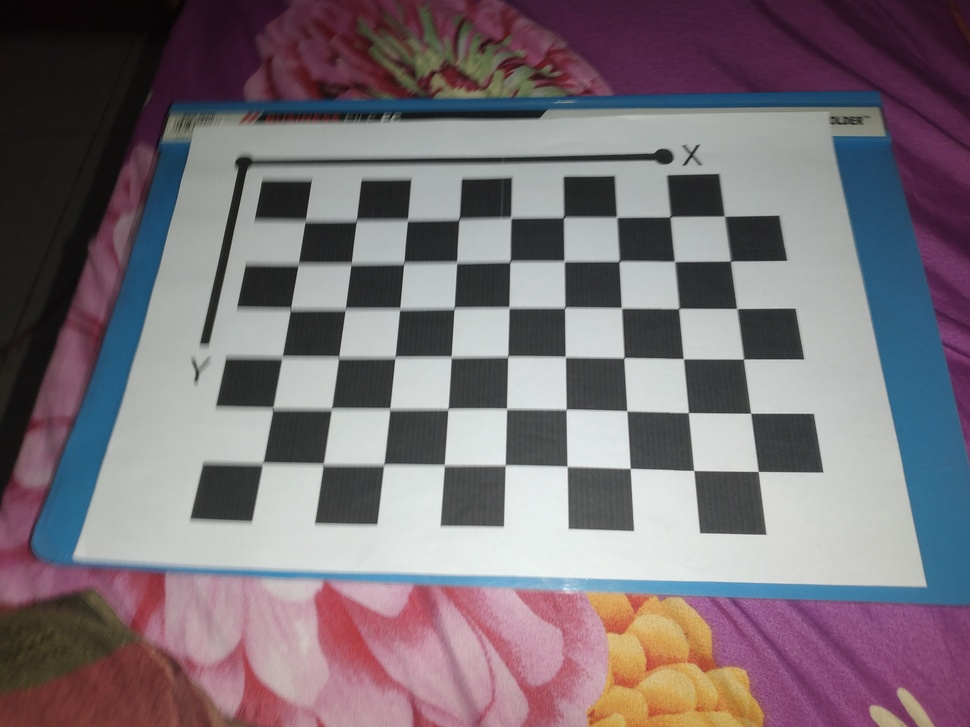
//> input picture camera_calib/gambar camera calib/20201201_212211.jpg, 970 x 727 px, shrunk from 4160 x 3120 before the run; its folder holds only this picture in this run
$ ./calib   (built with g++ and OpenCV 4)
//> lines starting //> are read from the running program, lines starting //| are printed output that depends on the picture; after the words box and inside, x2 and y2 are one past the last pixel; in counts of white or black regions, pixels touching at a corner belong together
#include <opencv2/opencv.hpp>
#include <opencv2/calib3d/calib3d.hpp>
#include <opencv2/highgui/highgui.hpp>
#include <opencv2/imgproc/imgproc.hpp>
#include <stdio.h>
#include <iostream>
// Defining the dimensions of checkerboard

int CHECKERBOARD[2]{6,9};

int main()
{
  // Creating vector to store vectors of 3D points for each checkerboard image
  std::vector<std::vector<cv::Point3f> > objpoints;
  // Creating vector to store vectors of 2D points for each checkerboard image
  std::vector<std::vector<cv::Point2f> > imgpoints;
  // Defining the world coordinates for 3D points
  std::vector<cv::Point3f> objp;
  for(int i{0}; i<CHECKERBOARD[1]; i++)
  {
    for(int j{0}; j<CHECKERBOARD[0]; j++)
      objp.push_back(cv::Point3f(j,i,0));
  }
  // Extracting path of individual image stored in a given directory
  std::vector<cv::String> images;
  // Path of the folder containing checkerboard images
  std::string path = "/home/wafiq/Documents/gambar camera calib/*.jpg";

  cv::glob(path, images);

  cv::Mat frame, gray;

  // vector to store the pixel coordinates of detected checker board corners

  std::vector<cv::Point2f> corner_pts;

  bool success;

  // Looping over all the images in the directory
  for(int i{0}; i<images.size(); i++)
  {
    frame = cv::imread(images[i]);
//> frame is the input picture: 727 rows x 970 cols, CV_8UC3; mean B, G, R 118.2, 111.7, 121.9
    cv::cvtColor(frame,gray,cv::COLOR_BGR2GRAY);
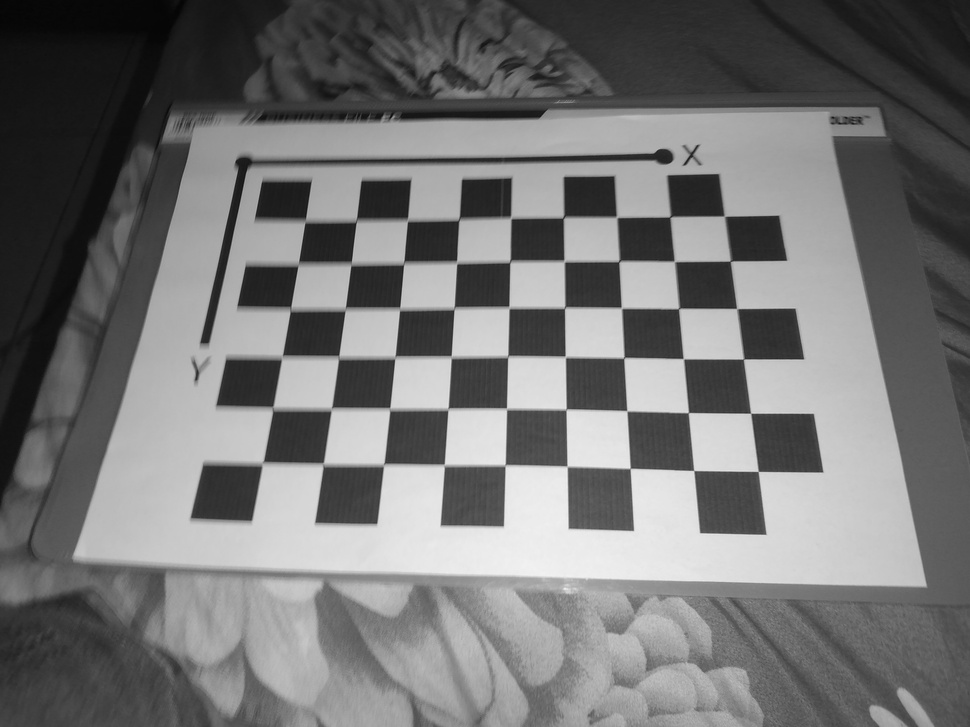
//> gray: 727 rows x 970 cols, CV_8UC1; min 5, max 242, mean 115.5
    // Finding checker board corners

    // If desired number of corners are found in the image then success = true

    success = cv::findChessboardCorners(gray, cv::Size(CHECKERBOARD[0], CHECKERBOARD[1]), corner_pts, CV_CALIB_CB_ADAPTIVE_THRESH | CV_CALIB_CB_FAST_CHECK | CV_CALIB_CB_NORMALIZE_IMAGE);
//> success = true; corner_pts = 54 Points (x, y), first 12: [262, 463.5], [272.5, 408.5], [282.5, 358], [291, 308.5], [298.5, 264], [305, 221.5], [323, 464], [332, 409.5], [338.5, 357.5], [345, 308.5], [352, 263], [355.5, 220]

    /*
     * If desired number of corner are detected,
     * we refine the pixel coordinates and display
     * them on the images of checker board
    */
    if(success)

    {
      cv::TermCriteria criteria(CV_TERMCRIT_EPS | CV_TERMCRIT_ITER, 30, 0.001);

      // refining pixel coordinates for given 2d points.
      cv::cornerSubPix(gray,corner_pts,cv::Size(11,11), cv::Size(-1,-1),criteria);
//> corner_pts = 54 Points (x, y), first 12: [262.6, 463.4], [272.8, 408.2], [282, 356.9], [290.5, 309], [298.3, 264.2], [305.2, 221.1], [323.2, 464.1], [331.4, 408.8], [338.6, 357.1], [345.3, 309.1], [351.1, 263.9], [356.4, 220.8]
      // Displaying the detected corner points on the checker board
      cv::drawChessboardCorners(frame, cv::Size(CHECKERBOARD[0], CHECKERBOARD[1]), corner_pts, success);
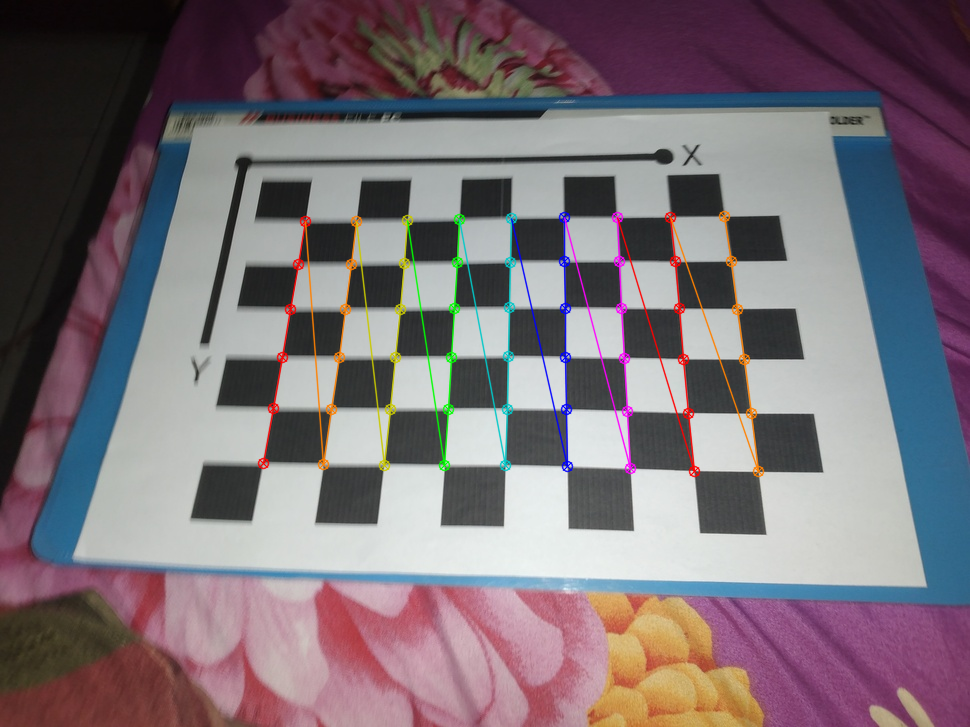
//> frame: 727 rows x 970 cols, CV_8UC3; 2.43% of pixels changed, all inside (x1, y1, x2, y2) = (257, 210, 765, 478)
      objpoints.push_back(objp);
      imgpoints.push_back(corner_pts);
//> imgpoints = 1 point lists
    }
    cv::imshow("Image",frame);
    cv::waitKey(0);
  }

  cv::destroyAllWindows();

  cv::Mat cameraMatrix,distCoeffs,R,T;
  /*
7
   * Performing camera calibration by
7
   * passing the value of known 3D points (objpoints)
8
   * and corresponding pixel coordinates of the
8
   * detected corners (imgpoints)
8
  */
  cv::calibrateCamera(objpoints, imgpoints, cv::Size(gray.rows,gray.cols), cameraMatrix, distCoeffs, R, T);
//> cameraMatrix = [[1261.8, 0, 320.1], [0, 1637.4, 468.7], [0, 0, 1]]; distCoeffs = [0.471, -1.49, 0.04, -0.0746, 3.05]; R = [[-0.735, -0.445, -1.41]]; T = [[-0.926, -0.0617, 20.72]]

  std::cout << "cameraMatrix : " << cameraMatrix << std::endl;
//| cameraMatrix : [1261.767219130618, 0, 320.1047174434473;
//|  0, 1637.381614984866, 468.6847421883328;
//|  0, 0, 1]
  std::cout << "distCoeffs : " << distCoeffs << std::endl;
//| distCoeffs : [0.4706018653969383, -1.491153113801952, 0.04001223717973149, -0.07462219917800851, 3.054968884572696]
  std::cout << "Rotation vector : " << R << std::endl;
//| Rotation vector : [-0.7349951423671619, -0.4446188977710408, -1.407380417046852]
  std::cout << "Translation vector : " << T << std::endl;
//| Translation vector : [-0.9262102469470561, -0.06171787459171557, 20.7197931222323]

  return 0;
}

$ run again, on camera_calib/gambar camera calib/20201201_212254.jpg
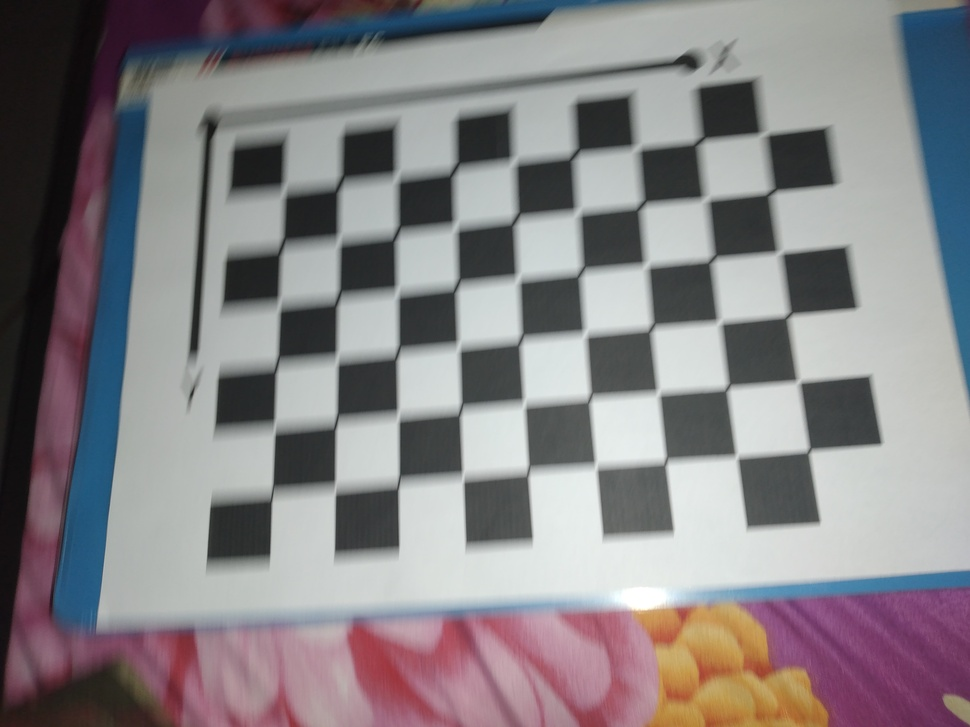
//> input picture camera_calib/gambar camera calib/20201201_212254.jpg, 970 x 727 px, shrunk from 4160 x 3120 before the run
//> frame is the input picture: 727 rows x 970 cols, CV_8UC3; mean B, G, R 132.4, 129.5, 133.2
//> `cv::cvtColor(frame,gray,cv::COLOR_BGR2GRAY);`:
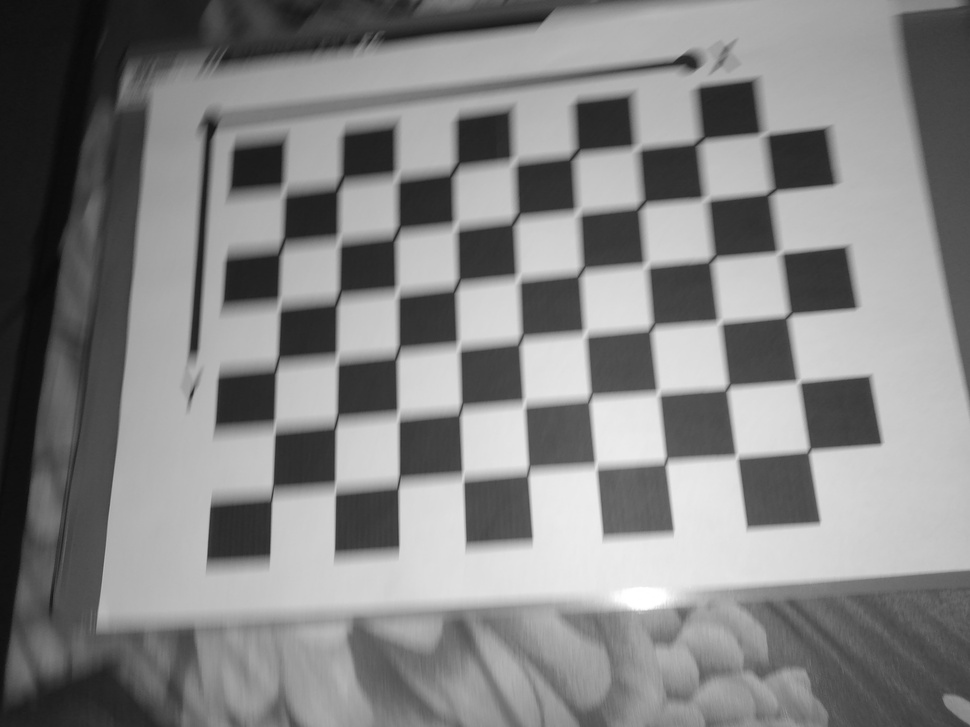
//> gray: 727 rows x 970 cols, CV_8UC1; min 9, max 255, mean 130.9
//> `success = cv::findChessboardCorners(gray, cv::Size(CHECKERBOARD[0], CH..`: success = true; corner_pts = 54 Points (x, y), first 12: [273, 494], [274.2, 428.4], [277, 364], [279, 304.5], [282, 246.5], [282.1, 189.4], [336.1, 486.1], [336.5, 421.5], [337, 359], [337.5, 298.5], [339, 239.5], [339.5, 184]
//> `cv::cornerSubPix(gray,corner_pts,cv::Size(11,11), cv::Size(-1,-1),crit..`: corner_pts = 54 Points (x, y), first 12: [271.8, 495.2], [274.6, 428.4], [276.6, 365.2], [279.3, 304.9], [281.4, 247.2], [283.7, 190.1], [335.2, 488.7], [336.1, 422.4], [337.1, 358.8], [337.6, 299.4], [338.9, 240.3], [339.4, 184.4]
//> `cv::drawChessboardCorners(frame, cv::Size(CHECKERBOARD[0], CHECKERBOAR..`:
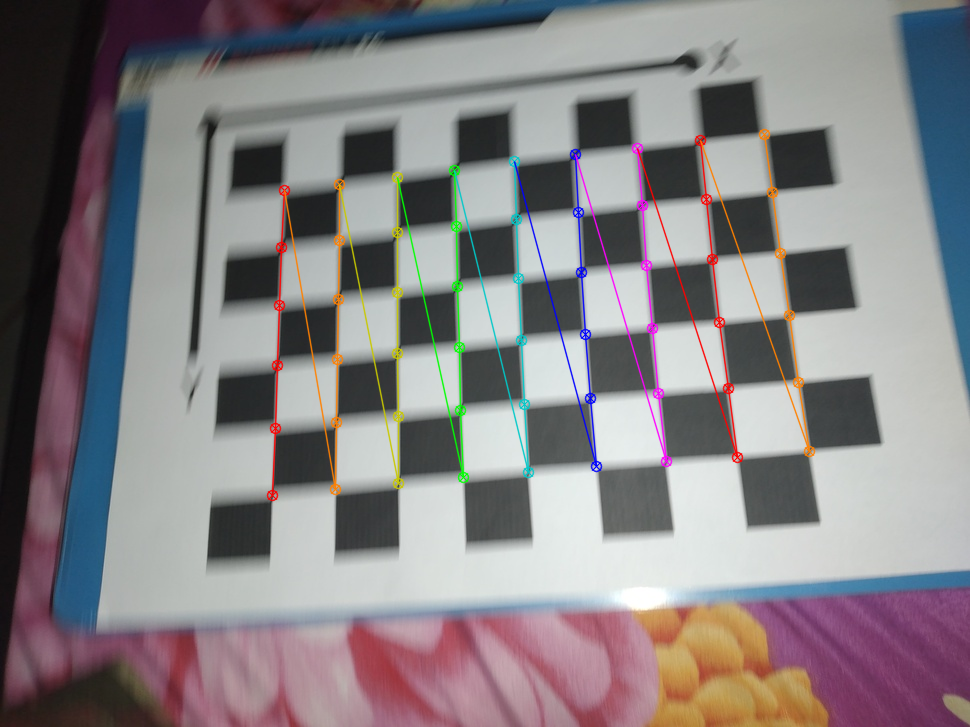
//> frame: 727 rows x 970 cols, CV_8UC3; 2.85% of pixels changed, all inside (x1, y1, x2, y2) = (266, 128, 816, 502)
//> imgpoints = 1 point lists
//> cameraMatrix = [[1605.3, 0, 448.5], [0, 1949.1, 477.2], [0, 0, 1]]; distCoeffs = [0.824, -11.36, 0.0491, 0.0664, 56.44]; R = [[-0.471, -0.346, -1.59]]; T = [[-2.77, 0.216, 25]]
//| cameraMatrix : [1605.279390821912, 0, 448.4656891763093;
//|  0, 1949.057009328876, 477.1600747829456;
//|  0, 0, 1]
//| distCoeffs : [0.8244993961968108, -11.36427108563008, 0.04909909054574777, 0.06642798441694488, 56.4422012525576]
//| Rotation vector : [-0.4708801986742709, -0.3459161661397253, -1.585036208520935]
//| Translation vector : [-2.770407240754163, 0.2155487320716933, 25.00145015855741]
